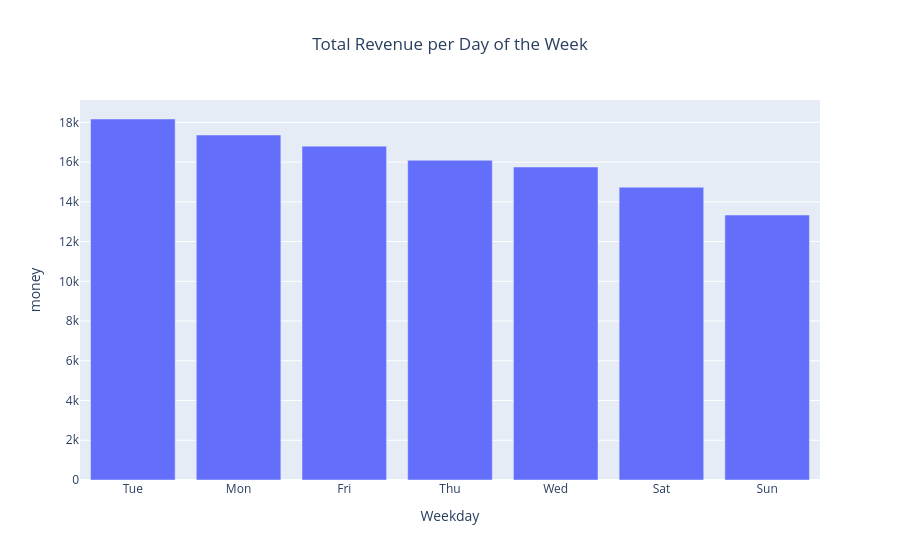

Notebook source saved alongside this figure:
### Markdown cell above
##  Business Question 1: Weekly Revenue Performance
**Question:** Which day of the week is our "Golden Day" in terms of total revenue?

### Code cell
# Grouping data by Weekday and summing the revenue
weekday_rev = df.groupby('Weekday')['money'].sum().reset_index()

# Visualizing the total revenue per day using a Bar Chart
fig1 = px.bar(weekday_rev, x='Weekday', y='money',
              title='Total Revenue per Day of the Week')

# Ordering the x-axis to show the highest revenue first
fig1.update_layout(title_x=0.5) # to make title in the center
fig1.update_xaxes(categoryorder='total descending')
fig1.show()

### Figure 1 — Plotly figure (JSON) as saved in the notebook; plotly's stock layout.template omitted (floating-point values rounded to 4 significant figures)
{"data": [{"hovertemplate": "Weekday=%{x}<br>money=%{y}<extra></extra>", "legendgroup": "", "marker": {"color": "#636efa", "pattern": {"shape": ""}}, "name": "", "orientation": "v", "showlegend": false, "textposition": "auto", "type": "bar", "x": ["Fri", "Mon", "Sat", "Sun", "Thu", "Tue", "Wed"], "xaxis": "x", "y": [16800.0, 17360.0, 14730.0, 13340.0, 16090.0, 18170.0, 15750.0], "yaxis": "y"}], "layout": {"barmode": "relative", "legend": {"tracegroupgap": 0}, "title": {"text": "Total Revenue per Day of the Week", "x": 0.5}, "xaxis": {"anchor": "y", "categoryorder": "total descending", "domain": [0, 1], "title": {"text": "Weekday"}}, "yaxis": {"anchor": "x", "domain": [0, 1], "title": {"text": "money"}}}}
